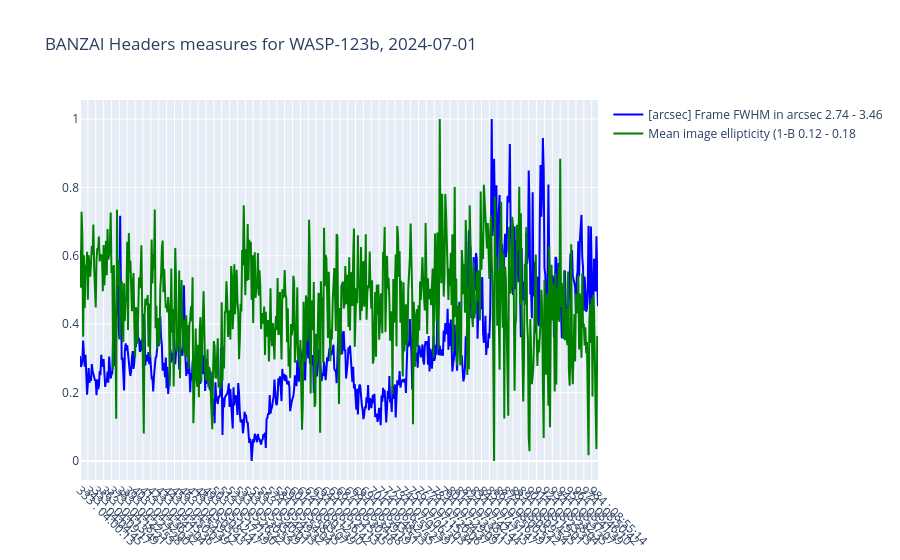

Source (notebook cell):
### Markdown cell above
## note the interpretation of 
[arcsec] Frame FWHM in arcsec header - L1FWHM
“How wide a typical star appears on this image, in terms of angular size on the sky.”
Affected by optics, seeing, focus, tracking

### Code cell
# which dataset to use

star_info_wasp = ['WASP-123b','2024-07-01', "lco_data-20250414-660",[239]]
star_info_hats = ['HATS-38b','2025-03-26',"lco_data-20250407-211",[]]

star_info = star_info_wasp

df = get_fits_headers_data(star_info, verbose = True)
df_plot, plot_columns, plot_xtext = get_plot_data(df, plot_rows = [], verbose = True)
get_chart(star_info, df_plot, plot_columns, plot_xtext)

### Figure 1 — Plotly figure (JSON) as saved in the notebook; plotly's stock layout.template omitted (floating-point values rounded to 4 significant figures; data arrays with more than 128 entries replaced by an {"elided": "..."} marker saying what was removed)
{"data": [{"hoverinfo": "text+y", "line": {"color": "blue"}, "name": "[arcsec] Frame FWHM in arcsec 2.74 - 3.46", "text": {"elided": "659 str values"}, "type": "scatter", "x": {"elided": "659 int values"}, "y": {"elided": "659 float values"}}, {"hoverinfo": "text+y", "line": {"color": "green"}, "name": "Mean image ellipticity (1-B 0.12 - 0.18", "text": {"elided": "659 str values"}, "type": "scatter", "x": {"elided": "659 int values"}, "y": {"elided": "659 float values"}}], "layout": {"title": {"text": "BANZAI Headers measures for WASP-123b, 2024-07-01"}, "xaxis": {"tickangle": 45, "tickmode": "array", "ticktext": ["333 : 04:00:13", "343 : 04:04:45", "353 : 04:09:17", "363 : 04:13:49", "373 : 04:18:21", "383 : 04:22:53", "393 : 04:27:28", "403 : 04:32:00", "413 : 04:36:32", "423 : 04:41:04", "433 : 04:45:36", "443 : 04:50:07", "453 : 04:54:39", "463 : 04:59:12", "473 : 05:03:43", "483 : 05:08:14", "493 : 05:12:47", "503 : 05:17:19", "513 : 05:21:50", "523 : 05:26:22", "533 : 05:30:53", "543 : 05:35:29", "553 : 05:40:01", "563 : 05:44:33", "574 : 05:49:32", "584 : 05:54:04", "594 : 05:58:35", "604 : 06:03:07", "614 : 06:07:39", "624 : 06:12:10", "634 : 06:16:42", "644 : 06:21:13", "654 : 06:25:45", "664 : 06:30:16", "674 : 06:34:48", "684 : 06:39:19", "694 : 06:43:51", "704 : 06:48:23", "714 : 06:52:55", "724 : 06:57:27", "734 : 07:01:59", "744 : 07:06:31", "754 : 07:11:03", "764 : 07:15:34", "774 : 07:20:06", "784 : 07:24:37", "794 : 07:29:09", "804 : 07:33:41", "814 : 07:38:13", "824 : 07:42:44", "834 : 07:47:15", "844 : 07:51:47", "854 : 07:56:19", "864 : 08:00:51", "874 : 08:05:22", "884 : 08:09:54", "894 : 08:14:25", "904 : 08:19:01", "914 : 08:23:33", "924 : 08:28:04", "934 : 08:32:35", "944 : 08:37:07", "954 : 08:41:39", "964 : 08:46:10", "974 : 08:50:42", "984 : 08:55:14"], "tickvals": [0, 10, 20, 30, 40, 50, 60, 70, 80, 90, 100, 110, 120, 130, 140, 150, 160, 170, 180, 190, 200, 210, 220, 230, 240, 250, 260, 270, 280, 290, 300, 310, 320, 330, 340, 350, 360, 370, 380, 390, 400, 410, 420, 430, 440, 450, 460, 470, 480, 490, 500, 510, 520, 530, 540, 550, 560, 570, 580, 590, 600, 610, 620, 630, 640, 650]}}}
